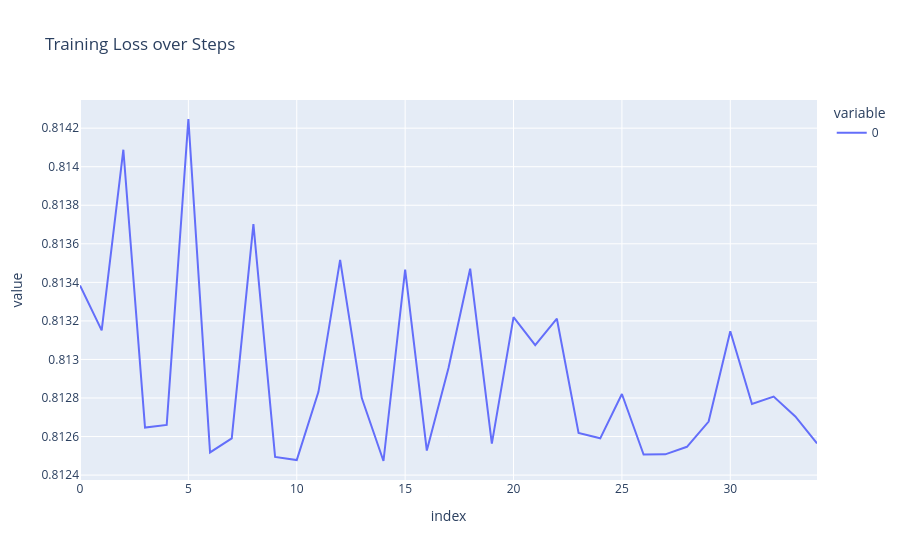

Write notebook code for a chart like this one.
### Code cell
px.line(steps_hist, labels={'x':'Training Steps', 'y':'Training Loss'}, title='Training Loss over Steps').show()

### Figure 1 — Plotly figure (JSON) as saved in the notebook; plotly's stock layout.template omitted (floating-point values rounded to 4 significant figures)
{"data": [{"hovertemplate": "variable=0<br>index=%{x}<br>value=%{y}<extra></extra>", "legendgroup": "0", "line": {"color": "#636efa", "dash": "solid"}, "marker": {"symbol": "circle"}, "mode": "lines", "name": "0", "orientation": "v", "showlegend": true, "type": "scatter", "x": [0, 1, 2, 3, 4, 5, 6, 7, 8, 9, 10, 11, 12, 13, 14, 15, 16, 17, 18, 19, 20, 21, 22, 23, 24, 25, 26, 27, 28, 29, 30, 31, 32, 33, 34], "xaxis": "x", "y": [0.8134, 0.8132, 0.8141, 0.8126, 0.8127, 0.8142, 0.8125, 0.8126, 0.8137, 0.8125, 0.8125, 0.8128, 0.8135, 0.8128, 0.8125, 0.8135, 0.8125, 0.813, 0.8135, 0.8126, 0.8132, 0.8131, 0.8132, 0.8126, 0.8126, 0.8128, 0.8125, 0.8125, 0.8125, 0.8127, 0.8131, 0.8128, 0.8128, 0.8127, 0.8126], "yaxis": "y"}], "layout": {"legend": {"title": {"text": "variable"}, "tracegroupgap": 0}, "title": {"text": "Training Loss over Steps"}, "xaxis": {"anchor": "y", "domain": [0, 1], "title": {"text": "index"}}, "yaxis": {"anchor": "x", "domain": [0, 1], "title": {"text": "value"}}}}
